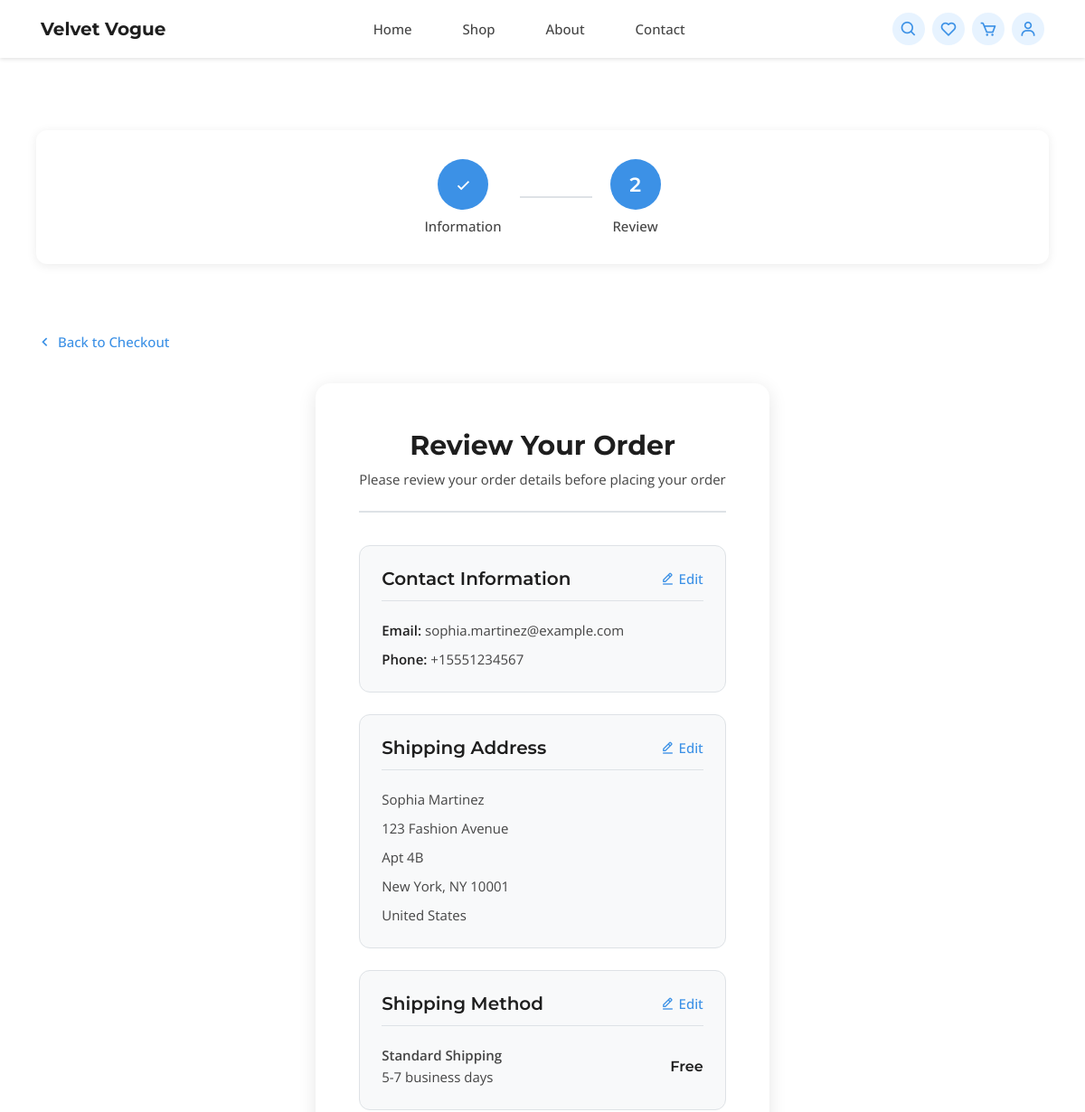
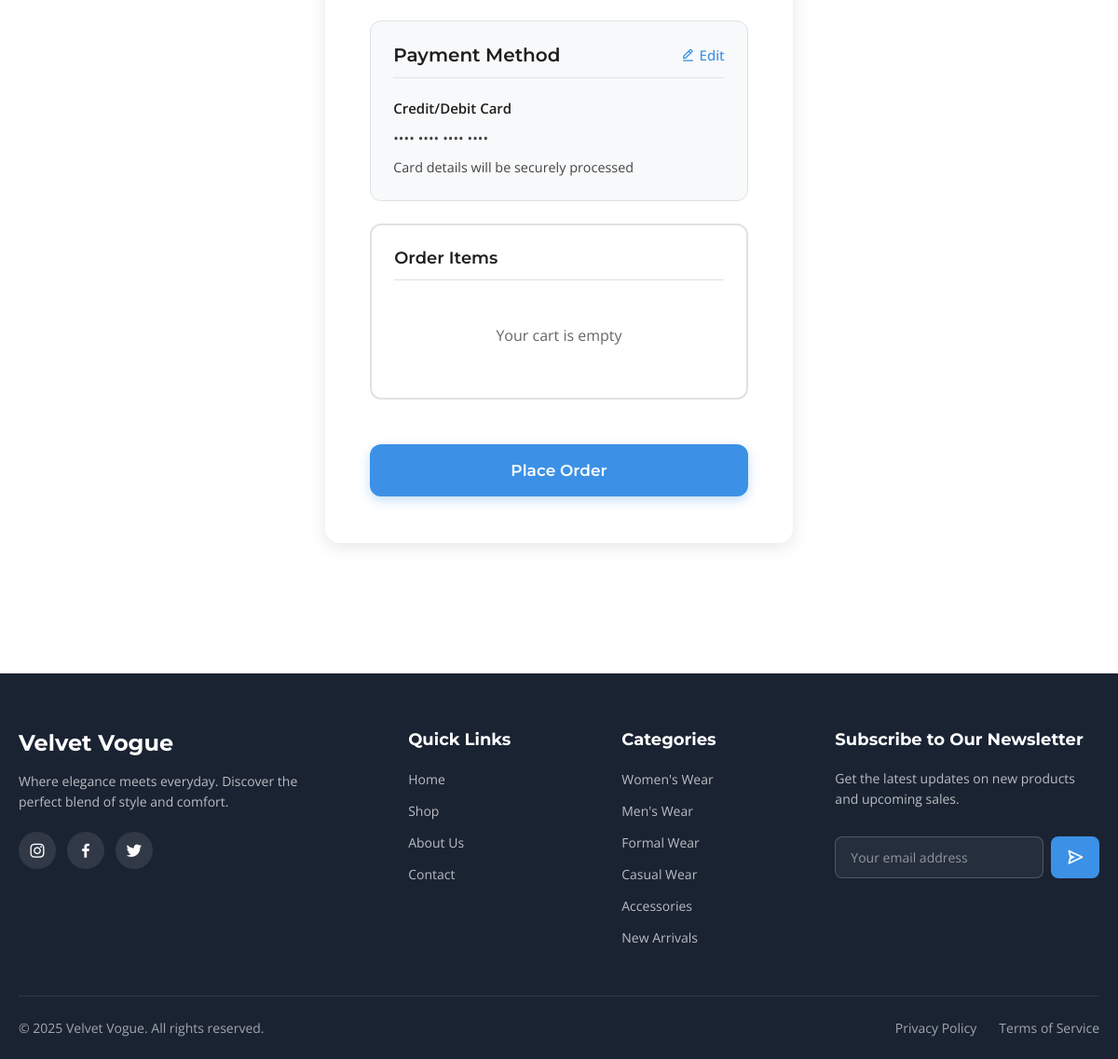
The page /finalReview.php (signed in) on the database its author committed (2 pictures, top to bottom).
### tables this page shows
CREATE TABLE IF NOT EXISTS users (
    user_id INT AUTO_INCREMENT PRIMARY KEY,
    username VARCHAR(50) NOT NULL UNIQUE,
    email VARCHAR(100) NOT NULL UNIQUE,
    phone VARCHAR(20) NOT NULL,
    password VARCHAR(255) NOT NULL,
    full_name VARCHAR(100),
    profile_image VARCHAR(255) DEFAULT NULL,
    user_type ENUM('customer', 'admin') DEFAULT 'customer',
    is_active BOOLEAN DEFAULT TRUE,
    email_verified BOOLEAN DEFAULT FALSE,
    created_at TIMESTAMP DEFAULT CURRENT_TIMESTAMP,
    updated_at TIMESTAMP DEFAULT CURRENT_TIMESTAMP ON UPDATE CURRENT_TIMESTAMP,
    last_login TIMESTAMP NULL DEFAULT NULL,
    INDEX idx_email (email),
    INDEX idx_username (username),
    INDEX idx_user_type (user_type)
);

CREATE TABLE IF NOT EXISTS addresses (
    address_id INT AUTO_INCREMENT PRIMARY KEY,
    user_id INT NOT NULL,
    full_name VARCHAR(100) NOT NULL,
    phone VARCHAR(20) NOT NULL,
    address_line1 VARCHAR(200) NOT NULL,
    address_line2 VARCHAR(200),
    city VARCHAR(100) NOT NULL,
    state VARCHAR(100) NOT NULL,
    zip_code VARCHAR(20) NOT NULL,
    country VARCHAR(100) NOT NULL DEFAULT 'United States',
    is_default BOOLEAN DEFAULT FALSE,
    address_type ENUM('home', 'work', 'other') DEFAULT 'home',
    created_at TIMESTAMP DEFAULT CURRENT_TIMESTAMP,
    updated_at TIMESTAMP DEFAULT CURRENT_TIMESTAMP ON UPDATE CURRENT_TIMESTAMP,
    FOREIGN KEY (user_id) REFERENCES users(user_id) ON DELETE CASCADE,
    INDEX idx_user (user_id),
    INDEX idx_default (is_default)
);

### finalReview.php (the view, shortened to what this page needs)
<?php
include './inc/db.php';
$user_id = $_SESSION['user_id'];
$userQuery = "SELECT * FROM users WHERE user_id = ?";
$userStmt = $conn->prepare($userQuery);
$userStmt->bind_param("i", $user_id);
$userStmt->execute();
$user = $userStmt->get_result()->fetch_assoc();
$cartItems = [];
$subtotal = 0;
$shipping_cost = 0;
$shipping_name = 'Standard Shipping';
$shipping_time = '5-7 business days';
$tax_rate = 0.08;
$tax_amount = $subtotal * $tax_rate;
$total = $subtotal + $shipping_cost + $tax_amount;
$addressQuery = "SELECT * FROM addresses WHERE user_id = ? AND is_default = 1 LIMIT 1";
$addressStmt = $conn->prepare($addressQuery);
$addressStmt->bind_param("i", $user_id);
$addressStmt->execute();
$savedAddress = $addressStmt->get_result()->fetch_assoc();
include './inc/header.php';
?>
    <section class="checkout-con">
        <div class="process-flow-con">
            <div class="stage">
                <h4 class="stage-number"><i class='bx  bx-check'></i> </h4>
                <span class="stage-name">Information</span>
            </div>
            <span class="line"></span>
            <div class="stage">
                <h4 class="stage-number">2</h4>
                <span class="stage-name">Review</span>
            </div>
        </div>
        <div class="back">
            <a href="checkout.php"><span><i class='bx  bx-chevron-left'></i> Back to Checkout</span></a>
        </div>
        <div class="review-order-con">
            <div class="review-head">
                <h2>Review Your Order</h2>
                <span class="description">Please review your order details before placing your order</span>
            </div>
            <div class="review-section">
                <div class="section-header">
                    <h3>Contact Information</h3>
                    <a href="checkout.php" class="edit-link"><i class='bx bx-edit-alt'></i> Edit</a>
                </div>
                <div class="section-content">
                    <p><strong>Email:</strong> <?php echo htmlspecialchars($user['email']); ?></p>
                    <p><strong>Phone:</strong> <?php echo htmlspecialchars($user['phone'] ?? 'Not provided'); ?></p>
                </div>
            </div>
            <div class="review-section">
                <div class="section-header">
                    <h3>Shipping Address</h3>
                    <a href="checkout.php" class="edit-link"><i class='bx bx-edit-alt'></i> Edit</a>
                </div>
                <div class="section-content">
                    <?php if ($savedAddress): ?>
                        <p><?php echo htmlspecialchars($savedAddress['full_name']); ?></p>
                        <p><?php echo htmlspecialchars($savedAddress['address_line1']); ?></p>
                        <?php if ($savedAddress['address_line2']): ?>
                            <p><?php echo htmlspecialchars($savedAddress['address_line2']); ?></p>
                        <?php endif; ?>
                        <p><?php echo htmlspecialchars($savedAddress['city']) . ', ' . htmlspecialchars($savedAddress['state']) . ' ' . htmlspecialchars($savedAddress['zip_code']); ?></p>
                        <p><?php echo htmlspecialchars($savedAddress['country']); ?></p>
                    <?php else: ?>
                        <p style="color: #dc3545;">No shipping address provided. <a href="address.php">Add address</a></p>
                    <?php endif; ?>
                </div>
            </div>
            <div class="review-section">
                <div class="section-header">
                    <h3>Shipping Method</h3>
                    <a href="checkout.php" class="edit-link"><i class='bx bx-edit-alt'></i> Edit</a>
                </div>
                <div class="section-content">
                    <div class="method-display">
                        <div>
                            <p class="method-name"><?php echo htmlspecialchars($shipping_name); ?></p>
                            <p class="method-time"><?php echo htmlspecialchars($shipping_time); ?></p>
                        </div>
                        <span class="method-price"><?php echo $shipping_cost == 0 ? 'Free' : '$' . number_format($shipping_cost, 2); ?></span>
                    </div>
                </div>
            </div>
            <div class="review-section">
                <div class="section-header">
                    <h3>Payment Method</h3>
                    <a href="checkout.php" class="edit-link"><i class='bx bx-edit-alt'></i> Edit</a>
                </div>
                <div class="section-content">
                    <?php
                    $payment_method = $_SESSION['payment_method'] ?? 'creditCard';
                    if ($payment_method == 'paypal'):
                    ?>
                        <p><strong>PayPal</strong></p>
                        <p>Payment will be processed through PayPal</p>
                    <?php else: ?>
                        <p><strong>Credit/Debit Card</strong></p>
                        <p>•••• •••• •••• ••••</p>
                        <p class="text-muted" style="font-size: 0.9rem;">Card details will be securely processed</p>
                    <?php endif; ?>
                </div>
            </div>
            <div class="review-section order-items-section">
                <h3>Order Items</h3>
                <div class="order-items-list">
                    <?php if (!empty($cartItems)): ?>
                        <?php foreach ($cartItems as $item): ?>
                            <div class="order-item">
                                <img src="<?php echo htmlspecialchars($item['image_url'] ?? './images/product1.jpg'); ?>" alt="<?php echo htmlspecialchars($item['product_name']); ?>">
                                <div class="item-info">
                                    <h4><?php echo htmlspecialchars($item['product_name']); ?></h4>
                                    <p class="item-variant"><?php echo htmlspecialchars($item['color'] ?? 'N/A'); ?> / <?php echo htmlspecialchars($item['size'] ?? 'N/A'); ?></p>
                                    <p class="item-quantity">Qty: <?php echo $item['quantity']; ?></p>
                                </div>
                                <span class="item-price">$<?php echo number_format($item['item_total'], 2); ?></span>
                            </div>
                        <?php endforeach; ?>
                        <div class="order-summary-totals" style="margin-top: 2rem; padding-top: 1rem; border-top: 2px solid #e0e0e0;">
                            <div style="display: flex; justify-content: space-between; margin-bottom: 0.5rem;">
                                <span>Subtotal:</span>
                                <span>$<?php echo number_format($subtotal, 2); ?></span>
                            </div>
                            <div style="display: flex; justify-content: space-between; margin-bottom: 0.5rem;">
                                <span>Shipping:</span>
                                <span><?php echo $shipping_cost == 0 ? 'Free' : '$' . number_format($shipping_cost, 2); ?></span>
                            </div>
                            <div style="display: flex; justify-content: space-between; margin-bottom: 1rem;">
                                <span>Tax (8%):</span>
                                <span>$<?php echo number_format($tax_amount, 2); ?></span>
                            </div>
                            <div style="display: flex; justify-content: space-between; font-size: 1.25rem; font-weight: bold; color: #2d2d2d;">
                                <span>Total:</span>
                                <span>$<?php echo number_format($total, 2); ?></span>
                            </div>
                        </div>
                    <?php else: ?>
                        <p style="text-align: center; padding: 2rem; color: #666;">Your cart is empty</p>
                    <?php endif; ?>
                </div>
            </div>
            <button class="place-order-btn">Place Order</button>
        </div>    </section>
<?php include './inc/footer.php'; ?>

### inc/header.php (shortened to what this page needs)
<!doctype html>
<html lang="en">
  <head>
    <link href="https://cdn.jsdelivr.net/npm/boxicons@2.1.4/css/boxicons.min.css" rel="stylesheet">
    <link rel="stylesheet" href="./assets/home.css?v=20251124h">
    <link rel="stylesheet" href="./assets/animation.css?v=20251119s">
    <link rel="stylesheet" href="./assets/style.css?v=20251124L">
    <link rel="stylesheet" href="./assets/product.css?v=20251121">
  </head>
  <body>
      <?php
      $currentPage = basename($_SERVER['PHP_SELF']);
      $isLoggedIn = isset($_SESSION['user_id']);
      ?>
      <header class="header">
        <nav class="navbar">
            <div class="logo">
                <h4>Velvet Vogue</h4>
            </div>
            <ul class="nav-links">
                <li><a href="index.php" class="<?php echo ($currentPage == 'index.php') ? 'active' : ''; ?>">Home</a></li>
                <li><a href="shop.php" class="<?php echo ($currentPage == 'shop.php') ? 'active' : ''; ?>">Shop</a></li>
                <li><a href="about.php" class="<?php echo ($currentPage == 'about.php') ? 'active' : ''; ?>">About</a></li>
                <li><a href="contact.php" class="<?php echo ($currentPage == 'contact.php') ? 'active' : ''; ?>">Contact</a></li>
            </ul>
             <div class="nav-actions">
              <div class="menu"><i class='bx bx-search' id="searchIcon"></i></div>
              <a href="wishlist.php"><div class="menu" id="wishlist"><i class='bx bx-heart'></i></div></a>
              <a href="cart.php"><div class="menu" id="myCart"><i class='bx bx-cart'></i></div></a>
              <?php if ($isLoggedIn): ?>
                  <a href="profile.php"><div class="menu" id="profile"><i class='bx bx-user'></i></div></a>
              <?php else: ?>
                  <a href="login.php"><div class="menu" id="profile"><i class='bx bx-user'></i></div></a>
              <?php endif; ?>
            </div>
        </nav>
      </header>

### inc/footer.php (shortened to what this page needs)
<footer class="footer">
        <div class="footer-container">
          <div class="footer-column footer-brand">
            <h3 class="footer-logo">Velvet Vogue</h3>
            <p class="footer-description">Where elegance meets everyday. Discover the perfect blend of style and comfort.</p>
            <div class="footer-social">
              <a href="#" class="social-link"><i class='bx bxl-instagram'></i></a>
              <a href="#" class="social-link"><i class='bx bxl-facebook'></i></a>
              <a href="#" class="social-link"><i class='bx bxl-twitter'></i></a>
            </div>
          </div>
          <div class="footer-column">
            <h4 class="footer-heading">Quick Links</h4>
            <ul class="footer-links">
              <li><a href="index.php">Home</a></li>
              <li><a href="shop.php">Shop</a></li>
              <li><a href="about.php">About Us</a></li>
              <li><a href="contact.php">Contact</a></li>
            </ul>
          </div>
          <div class="footer-column">
            <h4 class="footer-heading">Categories</h4>
            <ul class="footer-links">
              <li><a href="shop.php?category=women">Women's Wear</a></li>
              <li><a href="shop.php?category=men">Men's Wear</a></li>
              <li><a href="shop.php?category=formal">Formal Wear</a></li>
              <li><a href="shop.php?category=casual">Casual Wear</a></li>
              <li><a href="shop.php?category=accessories">Accessories</a></li>
              <li><a href="shop.php?category=new">New Arrivals</a></li>
            </ul>
          </div>
          <div class="footer-column">
            <h4 class="footer-heading">Subscribe to Our Newsletter</h4>
            <p class="footer-newsletter-text">Get the latest updates on new products and upcoming sales.</p>
            <form class="footer-newsletter-form">
              <div class="footer-input-wrapper">
                <input type="email" placeholder="Your email address" class="footer-newsletter-input" required>
                <button type="submit" class="footer-newsletter-btn"><i class='bx bx-send'></i></button>
              </div>
            </form>
          </div>
        </div>
        <div class="footer-bottom">
          <p class="footer-copyright">© 2025 Velvet Vogue. All rights reserved.</p>
          <div class="footer-legal">
            <a href="#">Privacy Policy</a>
            <a href="#">Terms of Service</a>
          </div>
        </div>
      </footer>
    </body>
</html>

### rows shown on the page
users: email "sophia.martinez@example.com", phone "+15551234567"
addresses: full_name "Sophia Martinez", address_line1 "123 Fashion Avenue", address_line2 "Apt 4B", city "New York", state "NY", zip_code "10001", country "United States"

### other values the page prints
$shipping_name "Standard Shipping"
$shipping_time "5-7 business days"
